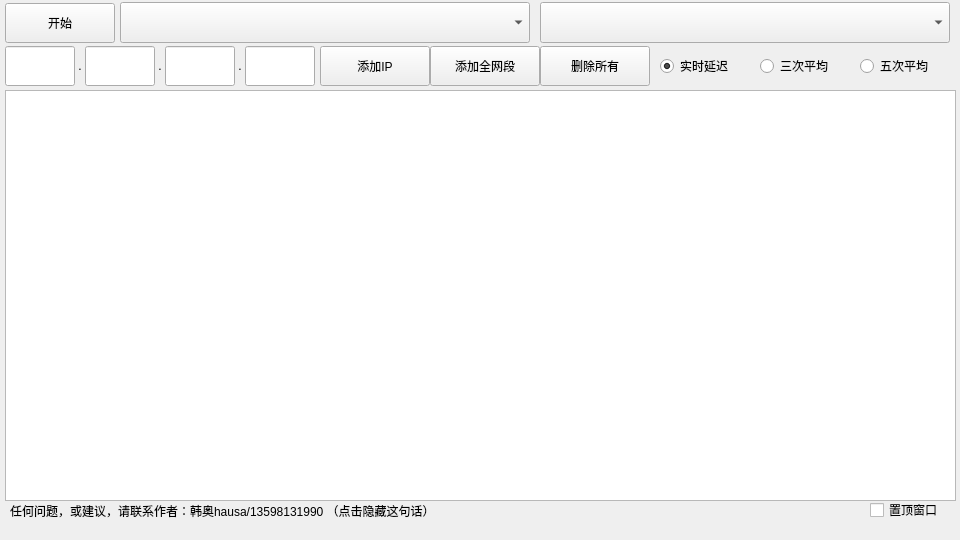
<?xml version="1.0" encoding="UTF-8"?>
<ui version="4.0">
 <class>MainWindow</class>
 <widget class="QMainWindow" name="MainWindow">
  <property name="geometry">
   <rect>
    <x>0</x>
    <y>0</y>
    <width>960</width>
    <height>540</height>
   </rect>
  </property>
  <property name="windowTitle">
   <string>MainWindow</string>
  </property>
  <widget class="QWidget" name="centralwidget">
   <widget class="QPushButton" name="startPingButton">
    <property name="geometry">
     <rect>
      <x>5</x>
      <y>3</y>
      <width>110</width>
      <height>40</height>
     </rect>
    </property>
    <property name="text">
     <string>开始</string>
    </property>
   </widget>
   <widget class="QComboBox" name="interfaceComboBox">
    <property name="geometry">
     <rect>
      <x>120</x>
      <y>2</y>
      <width>410</width>
      <height>41</height>
     </rect>
    </property>
   </widget>
   <widget class="QComboBox" name="ipAddressComboBox">
    <property name="geometry">
     <rect>
      <x>540</x>
      <y>2</y>
      <width>410</width>
      <height>41</height>
     </rect>
    </property>
   </widget>
   <widget class="QLineEdit" name="targetIPPart1">
    <property name="geometry">
     <rect>
      <x>5</x>
      <y>46</y>
      <width>70</width>
      <height>40</height>
     </rect>
    </property>
    <property name="alignment">
     <set>Qt::AlignCenter</set>
    </property>
   </widget>
   <widget class="QLineEdit" name="targetIPPart2">
    <property name="geometry">
     <rect>
      <x>85</x>
      <y>46</y>
      <width>70</width>
      <height>40</height>
     </rect>
    </property>
    <property name="alignment">
     <set>Qt::AlignCenter</set>
    </property>
   </widget>
   <widget class="QLineEdit" name="targetIPPart3">
    <property name="geometry">
     <rect>
      <x>165</x>
      <y>46</y>
      <width>70</width>
      <height>40</height>
     </rect>
    </property>
    <property name="alignment">
     <set>Qt::AlignCenter</set>
    </property>
   </widget>
   <widget class="QLineEdit" name="targetIPPart4">
    <property name="geometry">
     <rect>
      <x>245</x>
      <y>46</y>
      <width>70</width>
      <height>40</height>
     </rect>
    </property>
    <property name="alignment">
     <set>Qt::AlignCenter</set>
    </property>
   </widget>
   <widget class="QLabel" name="label">
    <property name="geometry">
     <rect>
      <x>75</x>
      <y>46</y>
      <width>10</width>
      <height>40</height>
     </rect>
    </property>
    <property name="text">
     <string>.</string>
    </property>
    <property name="alignment">
     <set>Qt::AlignCenter</set>
    </property>
   </widget>
   <widget class="QLabel" name="label_2">
    <property name="geometry">
     <rect>
      <x>155</x>
      <y>46</y>
      <width>10</width>
      <height>40</height>
     </rect>
    </property>
    <property name="text">
     <string>.</string>
    </property>
    <property name="alignment">
     <set>Qt::AlignCenter</set>
    </property>
   </widget>
   <widget class="QLabel" name="label_3">
    <property name="geometry">
     <rect>
      <x>235</x>
      <y>46</y>
      <width>10</width>
      <height>40</height>
     </rect>
    </property>
    <property name="text">
     <string>.</string>
    </property>
    <property name="alignment">
     <set>Qt::AlignCenter</set>
    </property>
   </widget>
   <widget class="QPushButton" name="addTargetButton">
    <property name="geometry">
     <rect>
      <x>320</x>
      <y>46</y>
      <width>110</width>
      <height>40</height>
     </rect>
    </property>
    <property name="text">
     <string>添加IP</string>
    </property>
   </widget>
   <widget class="QPushButton" name="addAllTargetButton">
    <property name="geometry">
     <rect>
      <x>430</x>
      <y>46</y>
      <width>110</width>
      <height>40</height>
     </rect>
    </property>
    <property name="text">
     <string>添加全网段</string>
    </property>
   </widget>
   <widget class="QRadioButton" name="radioButton1Time">
    <property name="geometry">
     <rect>
      <x>660</x>
      <y>46</y>
      <width>100</width>
      <height>40</height>
     </rect>
    </property>
    <property name="text">
     <string>实时延迟</string>
    </property>
    <property name="checked">
     <bool>true</bool>
    </property>
   </widget>
   <widget class="QRadioButton" name="radioButton3Time">
    <property name="geometry">
     <rect>
      <x>760</x>
      <y>46</y>
      <width>100</width>
      <height>40</height>
     </rect>
    </property>
    <property name="text">
     <string>三次平均</string>
    </property>
   </widget>
   <widget class="QRadioButton" name="radioButton5Time">
    <property name="geometry">
     <rect>
      <x>860</x>
      <y>46</y>
      <width>100</width>
      <height>40</height>
     </rect>
    </property>
    <property name="text">
     <string>五次平均</string>
    </property>
   </widget>
   <widget class="QTableWidget" name="pingResultArea">
    <property name="geometry">
     <rect>
      <x>5</x>
      <y>90</y>
      <width>951</width>
      <height>411</height>
     </rect>
    </property>
   </widget>
   <widget class="QLabel" name="label_4">
    <property name="geometry">
     <rect>
      <x>10</x>
      <y>500</y>
      <width>851</width>
      <height>21</height>
     </rect>
    </property>
    <property name="text">
     <string>任何问题，或建议，请联系作者：韩奥hausa/13598131990 （点击隐藏这句话）</string>
    </property>
   </widget>
   <widget class="QPushButton" name="deleteAllTargetButton">
    <property name="geometry">
     <rect>
      <x>540</x>
      <y>46</y>
      <width>110</width>
      <height>40</height>
     </rect>
    </property>
    <property name="text">
     <string>删除所有</string>
    </property>
   </widget>
   <widget class="QCheckBox" name="checkBox">
    <property name="geometry">
     <rect>
      <x>870</x>
      <y>500</y>
      <width>90</width>
      <height>20</height>
     </rect>
    </property>
    <property name="text">
     <string>置顶窗口</string>
    </property>
   </widget>
  </widget>
  <widget class="QMenuBar" name="menubar">
   <property name="geometry">
    <rect>
     <x>0</x>
     <y>0</y>
     <width>960</width>
     <height>17</height>
    </rect>
   </property>
  </widget>
 </widget>
 <resources/>
 <connections/>
</ui>
